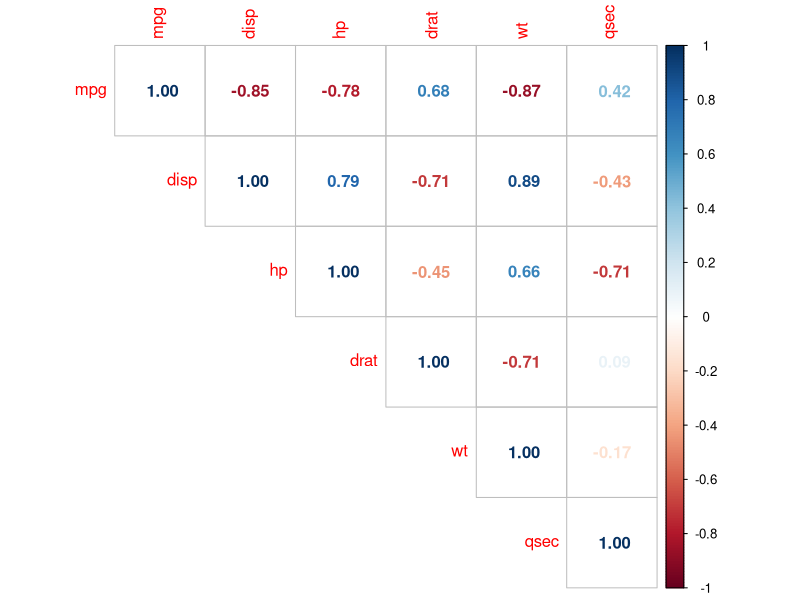
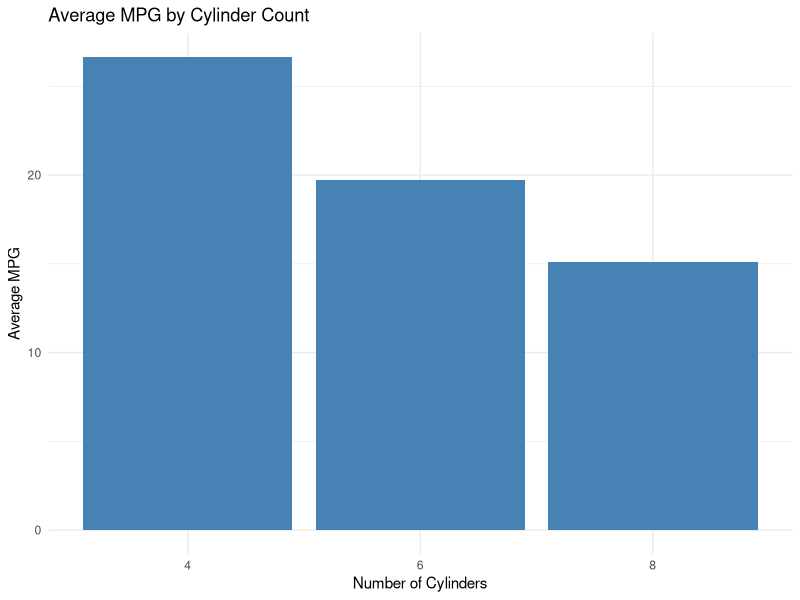
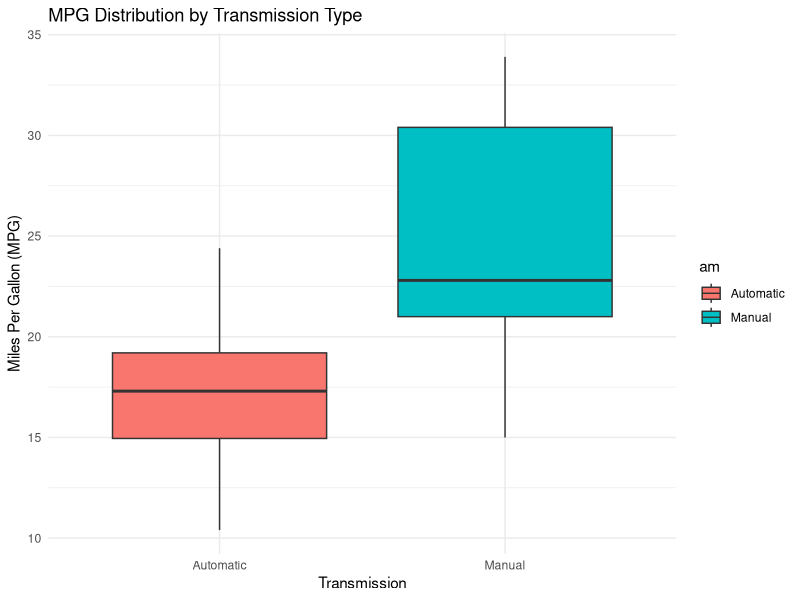
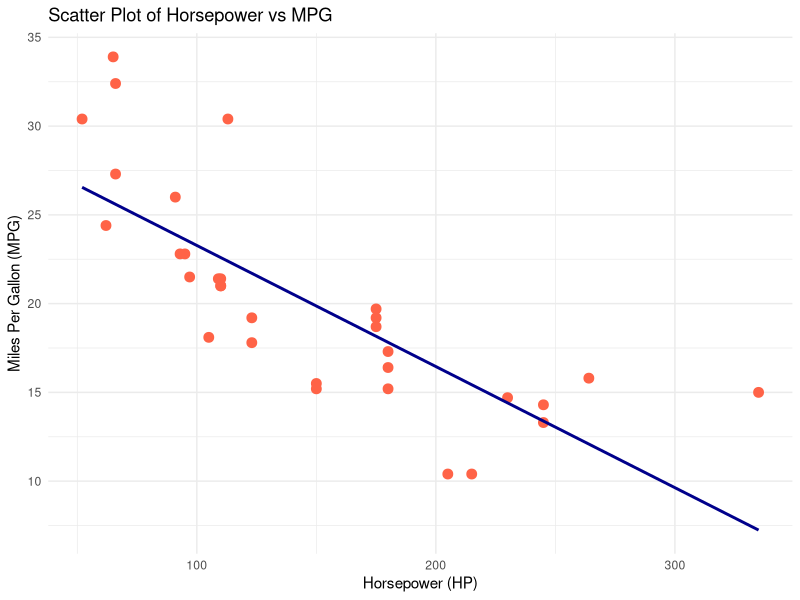
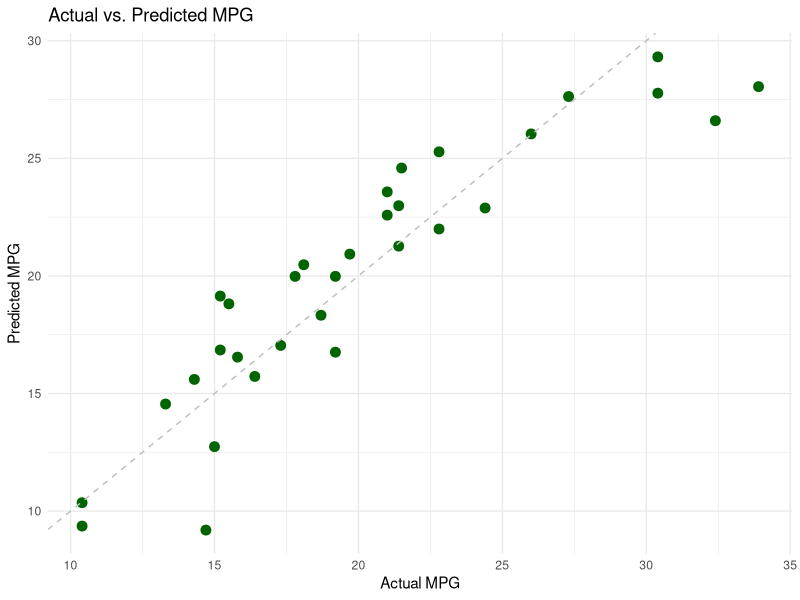
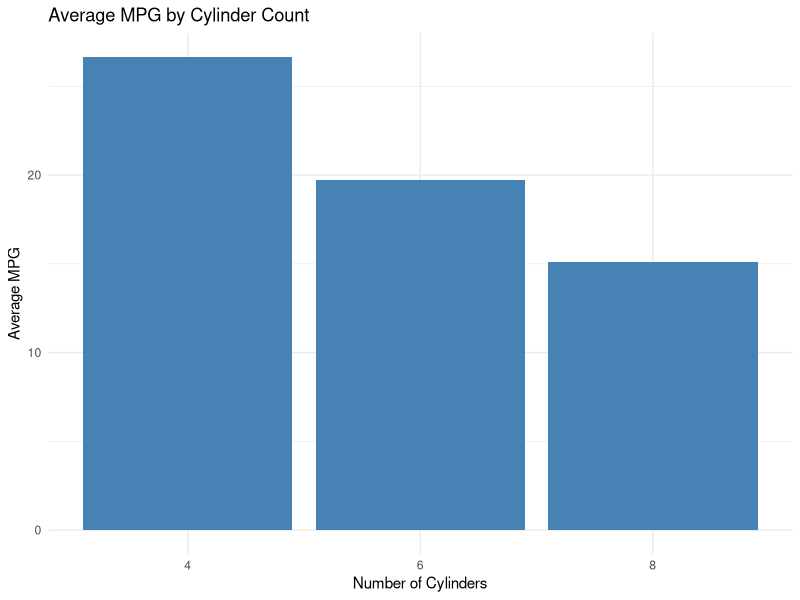
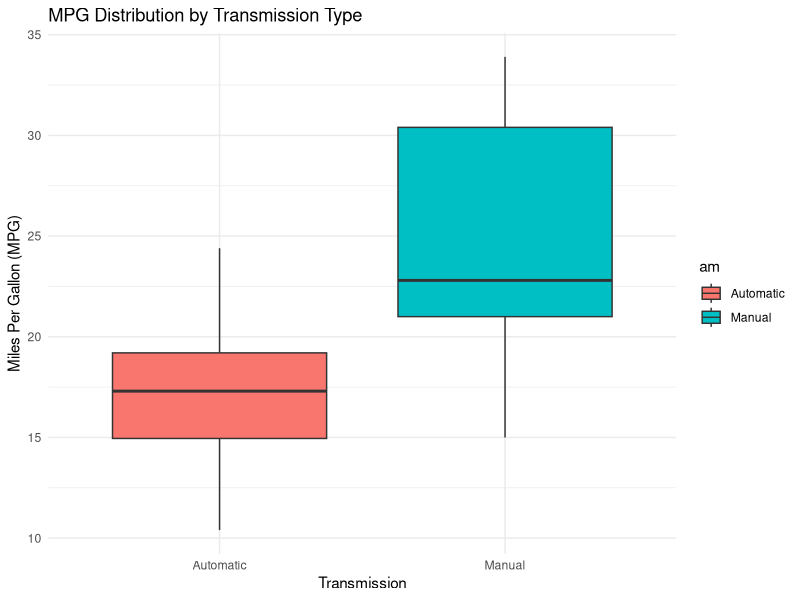
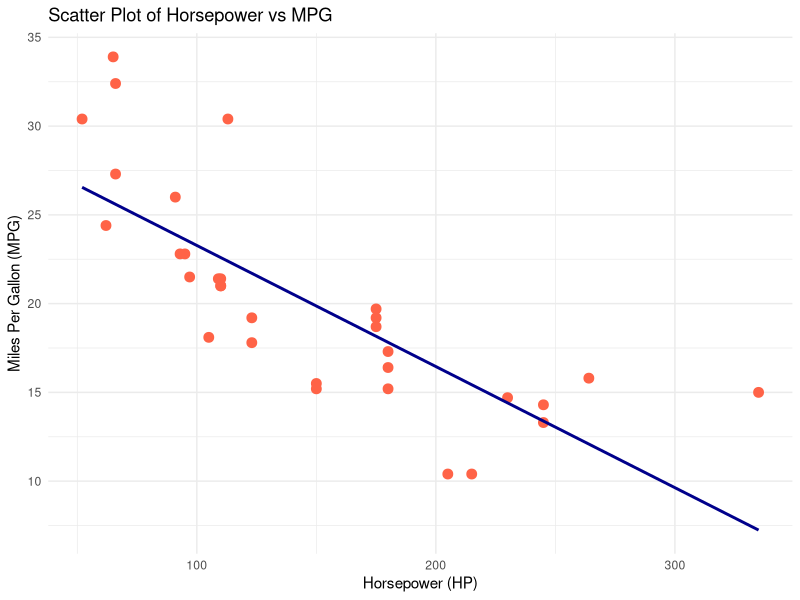

Here is the R script that generated these plots, in order:

required_packages <- c("dplyr", "ggplot2", "readr", "corrplot")
install_if_missing <- function(package) {
  if (!require(package, character.only = TRUE)) {
    install.packages(package, dependencies = TRUE)
    library(package, character.only = TRUE)
  }
}
invisible(lapply(required_packages, install_if_missing))


data("mtcars")

cat("Summary of mtcars dataset:\n")
print(summary(mtcars))
cat("\nStructure of mtcars dataset:\n")
print(str(mtcars))

mtcars <- mtcars %>%
  mutate(
    cyl  = factor(cyl),
    vs   = factor(vs, labels = c("V-shaped", "Straight")),
    am   = factor(am, labels = c("Automatic", "Manual")),
    gear = factor(gear),
    carb = factor(carb)
  )


summary_by_cyl <- mtcars %>%
  group_by(cyl) %>%
  summarise(
    count    = n(),
    avg_mpg  = round(mean(mpg), 2),
    sd_mpg   = round(sd(mpg), 2),
    avg_hp   = round(mean(hp), 2),
    sd_hp    = round(sd(hp), 2)
  )
cat("\nDescriptive Statistics by Cylinder Count:\n")
print(summary_by_cyl)

numeric_vars <- mtcars %>% select_if(is.numeric)
cor_matrix <- round(cor(numeric_vars), 2)
cat("\nCorrelation Matrix:\n")
print(cor_matrix)

corrplot::corrplot(cor_matrix, method = "number", type = "upper")

plot_avg_mpg <- ggplot(summary_by_cyl, aes(x = cyl, y = avg_mpg)) +
  geom_bar(stat = "identity", fill = "steelblue") +
  labs(
    title = "Average MPG by Cylinder Count",
    x = "Number of Cylinders",
    y = "Average MPG"
  ) +
  theme_minimal()
print(plot_avg_mpg)
ggsave("avg_mpg_by_cylinders.png", plot = plot_avg_mpg, width = 6, height = 4)

plot_mpg_am <- ggplot(mtcars, aes(x = am, y = mpg, fill = am)) +
  geom_boxplot() +
  labs(
    title = "MPG Distribution by Transmission Type",
    x = "Transmission",
    y = "Miles Per Gallon (MPG)"
  ) +
  theme_minimal()
print(plot_mpg_am)
ggsave("mpg_by_transmission.png", plot = plot_mpg_am, width = 6, height = 4)

plot_hp_mpg <- ggplot(mtcars, aes(x = hp, y = mpg)) +
  geom_point(color = "tomato", size = 3) +
  geom_smooth(method = "lm", se = FALSE, color = "darkblue") +
  labs(
    title = "Scatter Plot of Horsepower vs MPG",
    x = "Horsepower (HP)",
    y = "Miles Per Gallon (MPG)"
  ) +
  theme_minimal()
print(plot_hp_mpg)
ggsave("hp_vs_mpg.png", plot = plot_hp_mpg, width = 6, height = 4)


model <- lm(mpg ~ wt + hp, data = mtcars)
cat("\nLinear Regression Model Summary:\n")
print(summary(model))

mtcars <- mtcars %>% mutate(predicted_mpg = predict(model, newdata = mtcars))

plot_actual_pred <- ggplot(mtcars, aes(x = mpg, y = predicted_mpg)) +
  geom_point(color = "darkgreen", size = 3) +
  geom_abline(intercept = 0, slope = 1, linetype = "dashed", color = "gray") +
  labs(
    title = "Actual vs. Predicted MPG",
    x = "Actual MPG",
    y = "Predicted MPG"
  ) +
  theme_minimal()
print(plot_actual_pred)
ggsave("actual_vs_predicted_mpg.png", plot = plot_actual_pred, width = 6, height = 4)

t_test_result <- t.test(mpg ~ am, data = mtcars)
cat("\nT-test Result Comparing MPG by Transmission Type:\n")
print(t_test_result)

cor_test <- cor.test(mtcars$wt, mtcars$mpg)
cat("\nCorrelation Test between Weight and MPG:\n")
print(cor_test)

write.csv(mtcars, "mtcars_enhanced.csv", row.names = FALSE)
cat("\nEnhanced dataset saved as 'mtcars_enhanced.csv'.\n")

cat("\nData analysis complete. All plots have been saved and outputs printed to console.\n")
